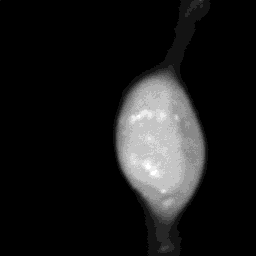
#> input picture data/cell_image.tif, 256 x 256 px
$ jupyter execute BDS_img_intro.ipynb
#> lines starting #> are read from the running program, lines starting #| are printed output that depends on the picture; after the words box and inside, x2 and y2 are one past the last pixel; in counts of white or black regions, pixels touching at a corner belong together
BDS^3
=====

## Вступ до аналізу біологічних зобраржень на Python
---

- Завантаження зображень
- Структура зображень в Python, масиви
- Відображення картинок matplotlib та кольорові маски
- Гістограма зображення
- Логічна індексація зображень та маски
- Пошук оптимального порогу для побудови маски
- Фільтрація маски, морфологічні оператори
- Сегментація маски та отримання лейблів окремих об'єктів на зображенні

[cell 1]
import numpy as np
import skimage
import matplotlib.pyplot as plt

### Завантаження зображень

[cell 2]
image = skimage.io.imread('data/cell_image.tif')
#> image is the input picture: shape (256, 256) uint16; min 150, max 3494, mean 488.9

[cell 3]
image.shape
#> Out = (256, 256)

[cell 4]
plt.imshow(image, cmap='jet')

[cell 5]
image.max()
#> Out = 3494

[cell 6]
demo_arr = np.asarray([0, 1, 4, 6, 2])
demo_arr

[cell 7]
demo_list = [0, 1, 4, 6, 2]
demo_list

[cell 8]
demo_list[2] > 1

[cell 9]
demo_arr > 1

### Побудова масок

[cell 10]
simple_mask = image > 500
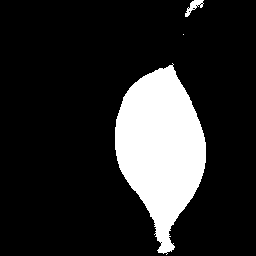
#> simple_mask: shape (256, 256) bool; 16.5% white; 3 white regions (1 under 20 px), largest, box (x1, y1, x2, y2) and area: (115, 63, 206, 255) 10651, (185, 0, 204, 17) 132

[cell 11]
print(simple_mask.shape)
#| (256, 256)
print(image.shape)
#| (256, 256)

[cell 12]
plt.imshow(simple_mask)

[cell 13]
plt.imshow(image, cmap='jet')

[cell 14]
plt.hist(image.ravel(), bins=256)
plt.show()
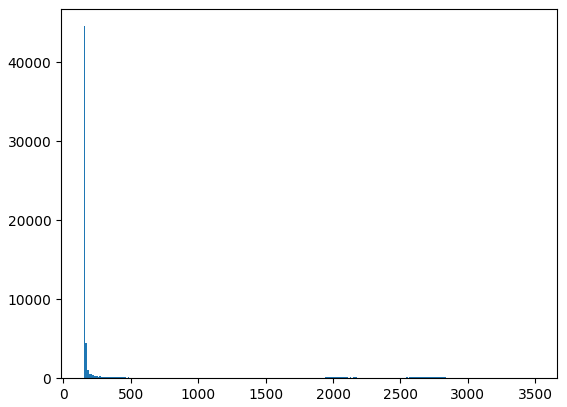
#> figure drawn by matplotlib, 1 panel; tallest bar 44546 high, from x = 150 to 163.1

[cell 15]
th_otsu = skimage.filters.threshold_otsu(image)
#> th_otsu = 1277
th_otsu
#> Out = 1277

[cell 16]
otsu_mask = image > th_otsu
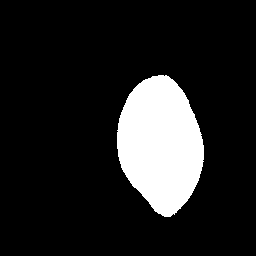
#> otsu_mask: shape (256, 256) bool; 13.7% white; 1 white region, box (x1, y1, x2, y2) and area: (117, 75, 204, 217) 8963
plt.imshow(otsu_mask)
plt.show()

plt.imshow(simple_mask)
plt.show()

[cell 17]
multi_otsu_th = skimage.filters.threshold_multiotsu(image)
#> multi_otsu_th = [1012, 2264]
multi_otsu_th
#> Out = [1012, 2264]

[cell 18]
cell_segments = np.digitize(image, bins=multi_otsu_th)
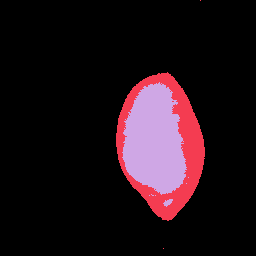
#> cell_segments: shape (256, 256) int64; 3 distinct labels, from 0 to 2; one colour per label, 0 black

plt.imshow(image)
plt.show()
plt.imshow(cell_segments)
plt.show()

[cell 19]
plt.plot(image[130, :])
#> figure, not shown here; curve peaks at x = 160, y = 2877

[cell 20]
image_filtered = skimage.filters.gaussian(image, sigma=2)

plt.imshow(image_filtered)
plt.show()

plt.imshow(image)
plt.show()

### Морфологічні оператори

[cell 21]
plt.imshow(cell_segments)
plt.show()

[cell 22]
nucl_mask = ~(cell_segments < 2)
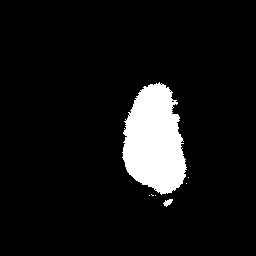
#> nucl_mask: shape (256, 256) bool; 8% white; 7 white regions (5 under 20 px), largest, box (x1, y1, x2, y2) and area: (122, 82, 187, 195) 5209, (163, 199, 173, 207) 45

plt.imshow(nucl_mask)
plt.show()

[cell 23]
demo_arr = [[0, 1, 0, 0],
            [0, 1, 1, 0],
            [0, 1, 1, 0],
            [0, 0, 0, 0]]

plt.imshow(demo_arr)
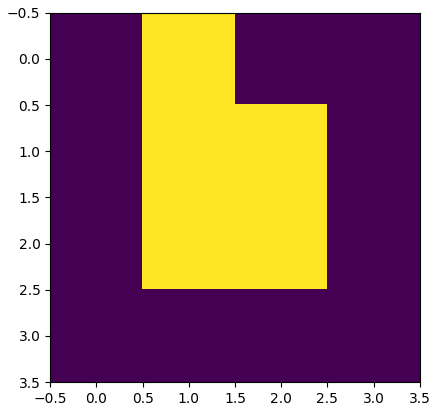
#> figure drawn by matplotlib, 1 panel

[cell 24]
foot = [[1,1,1],
        [1,1,1],
        [1,1,1]]
disk_foot = skimage.morphology.disk(20)
nucl_erosion = skimage.morphology.erosion(nucl_mask, footprint=disk_foot)
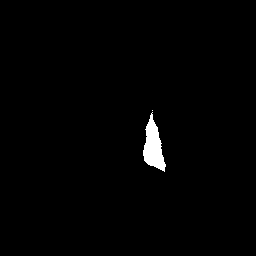
#> nucl_erosion: shape (256, 256) bool; 1.1% white; 2 white regions (1 under 20 px), largest, box (x1, y1, x2, y2) and area: (143, 112, 166, 172) 745

plt.imshow(nucl_mask)
plt.show()

plt.imshow(nucl_erosion)
plt.show()

[cell 25]
disk_foot_d = skimage.morphology.disk(10)
nucl_dilation = skimage.morphology.dilation(nucl_mask, footprint=disk_foot_d)
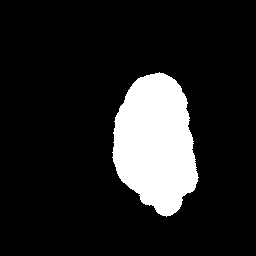
#> nucl_dilation: shape (256, 256) bool; 13.7% white; 1 white region, box (x1, y1, x2, y2) and area: (112, 72, 199, 217) 8967

plt.imshow(nucl_mask)
plt.show()

plt.imshow(nucl_dilation)
plt.show()

[cell 26]
foot_e_d = skimage.morphology.disk(5)

eroded_mask = skimage.morphology.erosion(nucl_mask, footprint=foot_e_d)
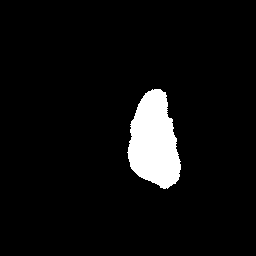
#> eroded_mask: shape (256, 256) bool; 5.7% white; 1 white region, box (x1, y1, x2, y2) and area: (127, 89, 181, 189) 3763
fin_mask = skimage.morphology.dilation(eroded_mask, footprint=foot_e_d)
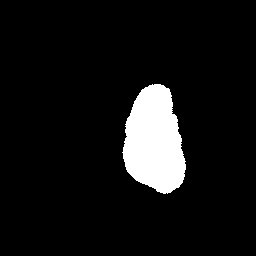
#> fin_mask: shape (256, 256) bool; 7.7% white; 1 white region, box (x1, y1, x2, y2) and area: (122, 84, 186, 194) 5077

plt.imshow(nucl_mask)
plt.show()

plt.imshow(fin_mask)
plt.show()
